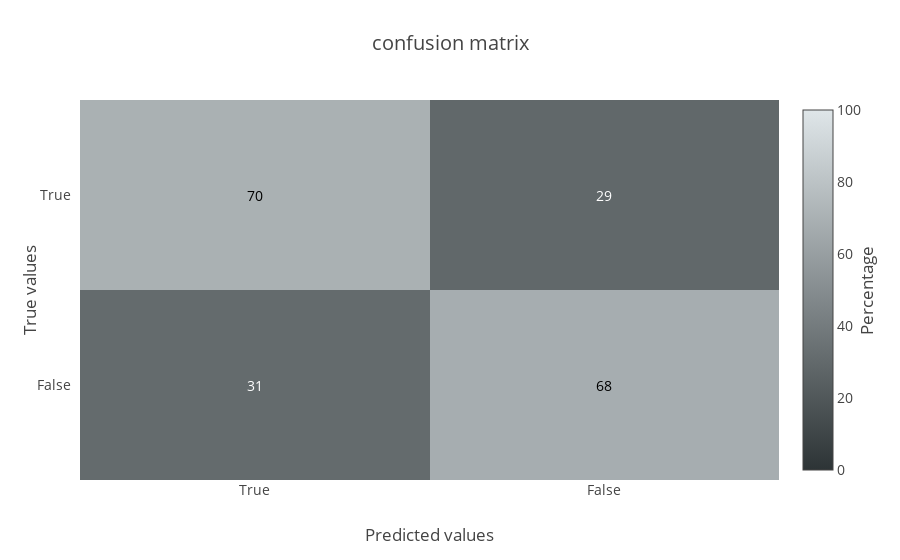

The notebook cell this image was saved under:
### Code cell
m = plot_confusion_matrix(y_test=y_test, y_pred=y_pred)
py.iplot(m, filename='fatigue/confusion_matrix')

### Figure 1 — Plotly figure (JSON) as saved in the notebook; plotly's stock layout.template omitted (floating-point values rounded to 4 significant figures)
{"data": [{"colorbar": {"title": "Percentage", "titleside": "right"}, "colorscale": [[0, "#2d3436"], [1, "#dfe6e9"]], "showscale": true, "type": "heatmap", "x": ["True", "False"], "y": ["True", "False"], "z": [[70, 29], [31, 68]], "zmax": 100, "zmin": 0}], "layout": {"annotations": [{"font": {"color": "#000000"}, "showarrow": false, "text": "70", "x": "True", "xref": "x1", "y": "True", "yref": "y1"}, {"font": {"color": "#FFFFFF"}, "showarrow": false, "text": "29", "x": "False", "xref": "x1", "y": "True", "yref": "y1"}, {"font": {"color": "#FFFFFF"}, "showarrow": false, "text": "31", "x": "True", "xref": "x1", "y": "False", "yref": "y1"}, {"font": {"color": "#000000"}, "showarrow": false, "text": "68", "x": "False", "xref": "x1", "y": "False", "yref": "y1"}], "font": {"size": 14}, "hovermode": "closest", "title": "confusion matrix", "xaxis": {"dtick": 1, "gridcolor": "rgb(0, 0, 0)", "side": "bottom", "ticks": "", "title": "Predicted values"}, "yaxis": {"autorange": "reversed", "dtick": 1, "ticks": "", "ticksuffix": "  ", "title": "True values"}}}
